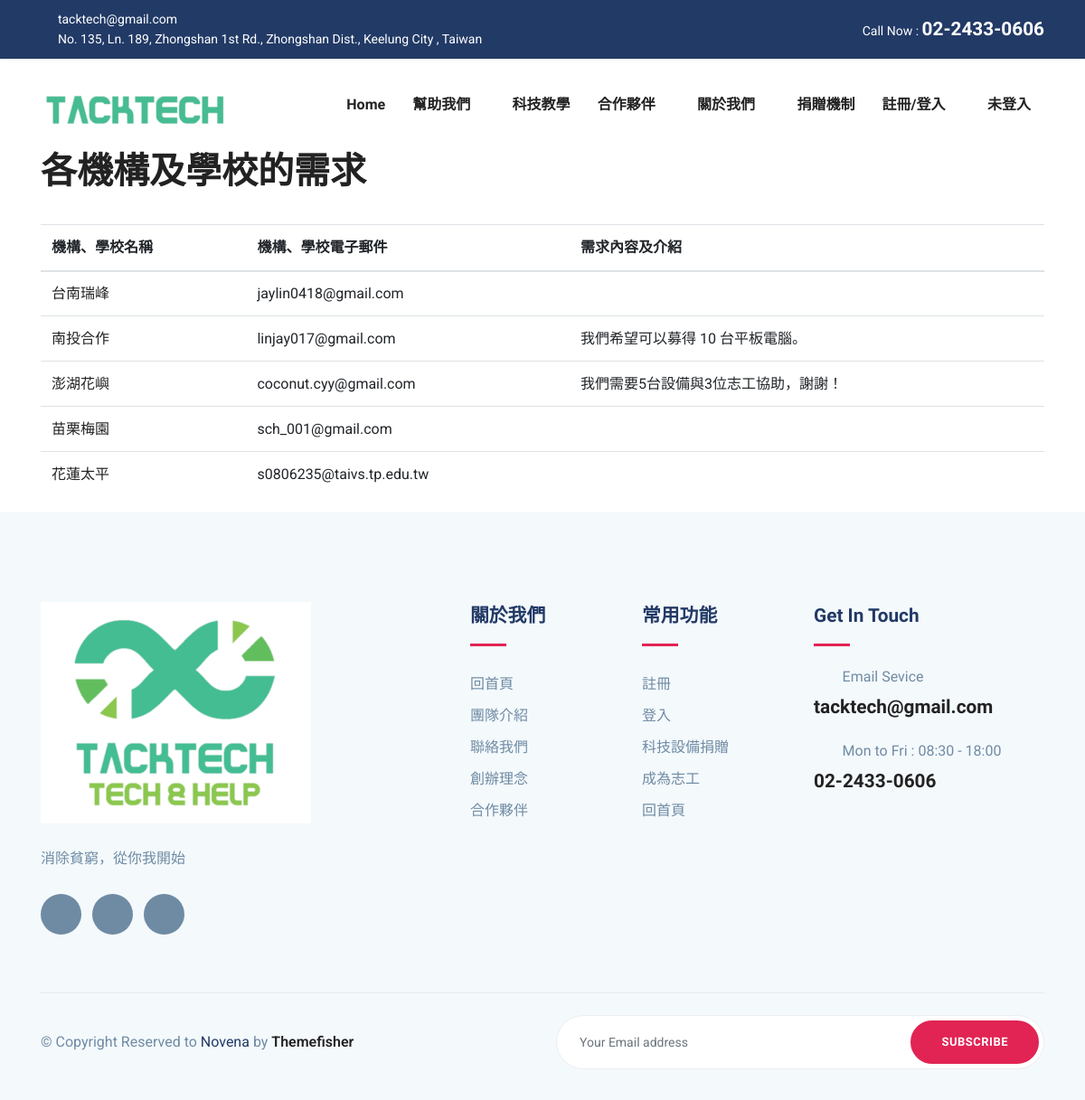
The app's page /requests with its own data.
### myproject/models.py (models this page shows, shortened)
class User(db.Model, UserMixin):
    __tablename__ = 'user'
    id = db.Column(db.Integer, primary_key=True)
    username = db.Column(db.String(64), unique=True, index=True)
    user_id = db.Column(db.String(64),unique=True,index=True)
    password_hash = db.Column(db.String(128))
    role = db.Column(db.String(64))
    intro = db.Column(db.Text)

### app.py (the view)
@app.route('/requests')
def requests():
    infos = User.query.all()
    return render_template('request.html', infos=infos)

### myproject/templates/request.html (shortened to what this page needs)
{% extends 'shared/layout.html' %}
{% block body %}
<div class="container">
  <table class="table table-striped table-hover">
    <h1>各機構及學校的需求</h1>
    <br>
    <thead>
        <tr>
            <th>機構、學校名稱</th>
            <th>機構、學校電子郵件</th>
            <th>需求內容及介紹</th>
        </tr>
    </thead>
    <tbody>
        {% for info in infos %}
        {% if info.role == 'G' %}
        <tr>
          <tr>
            <td><a href='/{{info.user_id}}'>{{info.user_id}}</a></td>
            <td>{{info.username}}</td>
            <td>{{info.intro}}</td>
          </tr>
        {% endif %}
        {% endfor %}
    </tbody>
  </table>
</div>
{% endblock %}

### myproject/templates/shared/layout.html (shortened to what this page needs)
<!DOCTYPE html>
<html lang="zxx">
<head>
	<link rel="stylesheet" href="{{ url_for('static', filename='plugins/bootstrap/css/bootstrap.min.css') }}">
	<link rel="stylesheet" href="{{ url_for('static', filename='plugins/icofont/icofont.min.css') }}">
	<link rel="stylesheet" href="{{ url_for('static', filename='plugins/slick-carousel/slick/slick.css') }}">
	<link rel="stylesheet" href="{{ url_for('static', filename='plugins/slick-carousel/slick/slick-theme.css') }}">
	<link rel="stylesheet" href="{{ url_for('static', filename='css/style.css') }}">
</head>
<body id="top">
	<header>
		<div class="header-top-bar">
			<div class="container">
				<div class="row align-items-center">
					<div class="col-lg-6">
						<ul class="top-bar-info list-inline-item pl-0 mb-0">
							<li class="list-inline-item"><a href="mailto:support@gmail.com"><i
										class="icofont-support-faq mr-2"></i>tacktech@gmail.com</a></li>
							<li class="list-inline-item"><i class="icofont-location-pin mr-2"></i>No. 135, Ln. 189, Zhongshan 1st Rd., Zhongshan Dist., Keelung City , Taiwan</li>
						</ul>
					</div>
					<div class="col-lg-6">
						<div class="text-lg-right top-right-bar mt-2 mt-lg-0">
							<span>Call Now : </span>
							<span class="h4" style="color:white;">02-2433-0606</span>
						</div>
					</div>
				</div>
			</div>
		</div>
		<nav class="navbar navbar-expand-lg navigation" id="navbar">
			<div class="container">
				<a class="navbar-brand" href="/">
					<img src="{{ url_for('static', filename='images/GM/1.png') }}" alt="" class="img-fluid">
				</a>
				<div class="collapse navbar-collapse" id="navbarmain">
					<ul class="navbar-nav ml-auto">
						<li class="nav-item active">
							<a class="nav-link" href="/">Home</a>
						</li>
						<li class="nav-item dropdown">
							<a class="nav-link dropdown-toggle" href="doctor.html" id="dropdown03"
								data-toggle="dropdown" aria-haspopup="true" aria-expanded="false">幫助我們 <i
									class="icofont-thin-down"></i></a>
						</li>
						<li class="nav-item"><a class="nav-link" href="/article">科技教學</a></li>
						<li class="nav-item dropdown">
							<a class="nav-link dropdown-toggle" href="blog-sidebar.html" id="dropdown05"
								data-toggle="dropdown" aria-haspopup="true" aria-expanded="false">合作夥伴 <i
									class="icofont-thin-down"></i></a>
						</li>
						<li class="nav-item dropdown">
							<a class="nav-link dropdown-toggle" href="blog-sidebar.html" id="dropdown05"
								data-toggle="dropdown" aria-haspopup="true" aria-expanded="false">關於我們 <i
									class="icofont-thin-down"></i></a>
						</li>
						<li class="nav-item"><a class="nav-link" href="/intro">捐贈機制</a></li>
						{% if current_user.is_authenticated %}
						<li class="nav-item"><a class="nav-link" href="/logout">登出</a></li>
						{% else %}
						<li class="nav-item dropdown">
							<a class="nav-link dropdown-toggle" href="department.html" id="dropdown02"
								data-toggle="dropdown" aria-haspopup="true" aria-expanded="false">註冊/登入 <i
									class="icofont-thin-down"></i></a>
						</li>
						{% endif %}
						{% if current_user.is_authenticated %}
						<li class="nav-item"><a class="nav-link" href="/{{current_user.user_id}}">{{current_user.user_id}}</a></li>
						{% else %}
						<li class="nav-item"><a class="nav-link" href="/home">未登入</a></li>
						{% endif %}
					</ul>
				</div>
			</div>
		</nav>
	</header>
	{% block body %}
	{% endblock %}
	<footer class="footer section gray-bg">
		<div class="container">
			<div class="row">
				<div class="col-lg-4 mr-auto col-sm-6">
					<div class="widget mb-5 mb-lg-0">
						<div class="logo mb-4">
							<img src="/static/images/bg/33.png" alt="" class="img-fluid" >
						</div>
						<p>消除貧窮，從你我開始</p>
						<ul class="list-inline footer-socials mt-4">
							<li class="list-inline-item"><a href="#"><i
										class="icofont-facebook"></i></a></li>
							<li class="list-inline-item"><a href="#"><i
										class="icofont-twitter"></i></a></li>
							<li class="list-inline-item"><a href="#"><i
										class="icofont-linkedin"></i></a></li>
						</ul>
					</div>
				</div>
				<div class="col-lg-2 col-md-6 col-sm-6">
					<div class="widget mb-5 mb-lg-0">
						<h4 class="text-capitalize mb-3">關於我們</h4>
						<div class="divider mb-4"></div>
						<ul class="list-unstyled footer-menu lh-35">
							<li><a href="/">回首頁 </a></li>
							<li><a href="/team_info">團隊介紹</a></li>
							<li><a href="/contact">聯絡我們</a></li>
							<li><a href="#">創辦理念</a></li>
							<li><a href="#">合作夥伴</a></li>
						</ul>
					</div>
				</div>
				<div class="col-lg-2 col-md-6 col-sm-6">
					<div class="widget mb-5 mb-lg-0">
						<h4 class="text-capitalize mb-3">常用功能</h4>
						<div class="divider mb-4"></div>
						<ul class="list-unstyled footer-menu lh-35">
							<li><a href="/register">註冊</a></li>
							<li><a href="/login">登入</a></li>
							<li><a href="/post_product">科技設備捐贈</a></li>
							<li><a href="/volunteer">成為志工</a></li>
							<li><a href="/">回首頁</a></li>
						</ul>
					</div>
				</div>
				<div class="col-lg-3 col-md-6 col-sm-6">
					<div class="widget widget-contact mb-5 mb-lg-0">
						<h4 class="text-capitalize mb-3">Get in Touch</h4>
						<div class="divider mb-4"></div>
						<div class="footer-contact-block mb-4">
							<div class="icon d-flex align-items-center">
								<i class="icofont-email mr-3"></i>
								<span class="h6 mb-0">Email Sevice</span>
							</div>
							<h4 class="mt-2"><a href="tel:+23-345-67890">tacktech@gmail.com</a></h4>
						</div>
						<div class="footer-contact-block">
							<div class="icon d-flex align-items-center">
								<i class="icofont-support mr-3"></i>
								<span class="h6 mb-0">Mon to Fri : 08:30 - 18:00</span>
							</div>
							<h4 class="mt-2"><a href="tel:+23-345-67890">02-2433-0606</a></h4>
						</div>
					</div>
				</div>
			</div>
			<div class="footer-btm py-4 mt-5">
				<div class="row align-items-center justify-content-between">
					<div class="col-lg-6">
						<div class="copyright">
							&copy; Copyright Reserved to <span class="text-color">Novena</span> by <a
								href="https://themefisher.com/" target="_blank">Themefisher</a>
						</div>
					</div>
					<div class="col-lg-6">
						<div class="subscribe-form text-lg-right mt-5 mt-lg-0">
							<form action="#" class="subscribe">
								<input type="text" class="form-control" placeholder="Your Email address">
								<a href="#" class="btn btn-main-2 btn-round-full">Subscribe</a>
							</form>
						</div>
					</div>
				</div>
			</div>
		</div>
	</footer>
</body>
</html>

### myproject/static/css/style.css (style rules this page uses)
html { overflow-x: hidden; }
body { line-height: 1.6; font-family: "Roboto", sans-serif; -webkit-font-smoothing: antialiased; font-size: 16px; color: #6F8BA4; font-weight: 400; }
h1, .h1, h2, .h2, h3, .h3, h4, .h4, h5, .h5, h6, .h6 { font-family: "Exo", sans-serif; font-weight: 700; color: #222; }
h1, .h1 { font-size: 2.5rem; }
h4, .h4 { font-size: 1.3rem; line-height: 30px; }
h6, .h6 { font-size: 1rem; }
p { line-height: 30px; }
input[type="email"], input[type="password"], input[type="text"], input[type="tel"] { box-shadow: none; height: 45px; outline: none; font-size: 14px; }
.form-control { box-shadow: none; border-radius: 0; }
.btn { display: inline-block; font-size: 14px; font-size: 0.8125rem; font-weight: 700; letter-spacing: .5px; padding: .75rem 2rem; font-family: "Exo", sans-serif; text-transform: uppercase; border-radius: 5px; border: 2px solid transparent; transition: all .35s ease; }
.btn-main-2 { background: #e12454; color: #fff; border-color: #e12454; }
.btn-round-full { border-radius: 50px; }
.section { padding: 100px 0; }
a { color: #222; text-decoration: none; transition: all .35s ease; }
.gray-bg { background: #f4f9fc; }
#navbarmain { padding: 20px 0px; }
#navbarmain .nav-link { font-weight: 600; padding: 10px 15px; color: #222; font-family: "Exo", sans-serif; text-transform: capitalize; font-size: 16px; transition: all .25s ease; }
.dropdown-toggle::after { display: none; }
.navbar-brand { margin-top: 10px; }
.header-top-bar { background: #223a66; font-size: 14px; padding: 10px 0px; box-shadow: 0 1px 2px rgba(0, 0, 0, 0.05); color: #fff; }
.top-bar-info li a { color: #fff; margin-right: 20px; }
.text-color { color: #223a66; }
.divider { width: 40px; height: 5px; background: #e12454; }
.lh-35 { line-height: 35px; }
.footer { padding-bottom: 10px; }
.footer .copyright a { font-weight: 600; }
.logo { font-weight: 600; letter-spacing: 1px; }
.widget .divider { height: 3px; }
.widget h4 { color: #223a66; }
.widget .footer-menu a { color: #6F8BA4; }
.footer-contact-block span { font-weight: 400; color: #6F8BA4; }
.footer-contact-block i { font-size: 20px; }
.footer-btm { border-top: 1px solid rgba(0, 0, 0, 0.06); }
.footer-socials li a { width: 45px; height: 45px; background: #6F8BA4; color: #fff; display: inline-block; text-align: center; border-radius: 100%; padding-top: 12px; }
.subscribe { position: relative; }
.subscribe .form-control { border-radius: 50px; height: 60px; padding-left: 25px; border-color: #eee; }
.subscribe .btn { position: absolute; right: 6px; top: 6px; }

### records on screen
User: user_id "台南瑞峰", username "jaylin0418@gmail.com"
User: user_id "南投合作", username "linjay017@gmail.com", intro "我們希望可以募得 10 台平板電腦。"
User: user_id "澎湖花嶼", username "coconut.cyy@gmail.com", intro "我們需要5台設備與3位志工協助，謝謝！"
User: user_id "苗栗梅園", username "sch_001@gmail.com"
User: user_id "花蓮太平", username "s0806235@taivs.tp.edu.tw"
